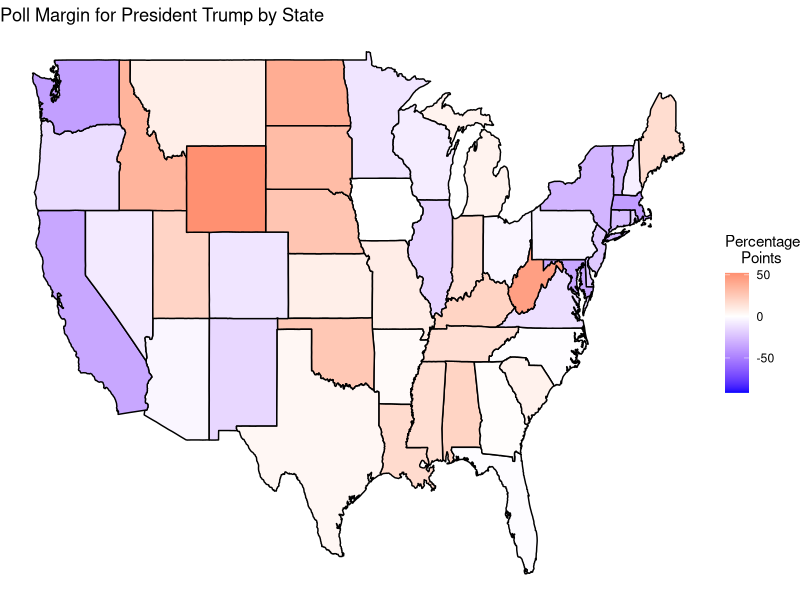

Generate this figure with R: (Note: this script raises an error after producing the figure.)
library(tidyverse)

state_polls <- read_csv("../data/polls_2020.csv")
population <- read_csv("../data/population.csv")

states_map <- map_data("state")
unique(states_map$region)

polls <- state_polls %>% 
  left_join(population, by = c("state")) %>% 
  mutate(trump_votes = trump_poll * population,
         biden_votes = biden_poll * population,
         trump_2p = trump_votes/(trump_votes + biden_votes),
         trump_margin = 100* (2 * trump_2p - 1))

polls %>% 
  summarize(trump_total = sum(trump_votes)/sum(population),
            biden_total = sum(biden_votes)/sum(population))

polls$region <- tolower(polls$state)

polls %>% 
  left_join(states_map, by = "region") %>%
  ggplot(aes(long, lat, group = group)) +
  geom_polygon(aes(fill = trump_margin), color = "black") +
  scale_fill_gradient2(
    high = "red",
    mid = "white",
    low = "blue",
    midpoint = 0,
    name = "Percentage
    Points"
  ) +
  labs(title = "Poll Margin for President Trump by State") + 
  theme_void() +
  ggsave(filename = "poll_margin.png")
